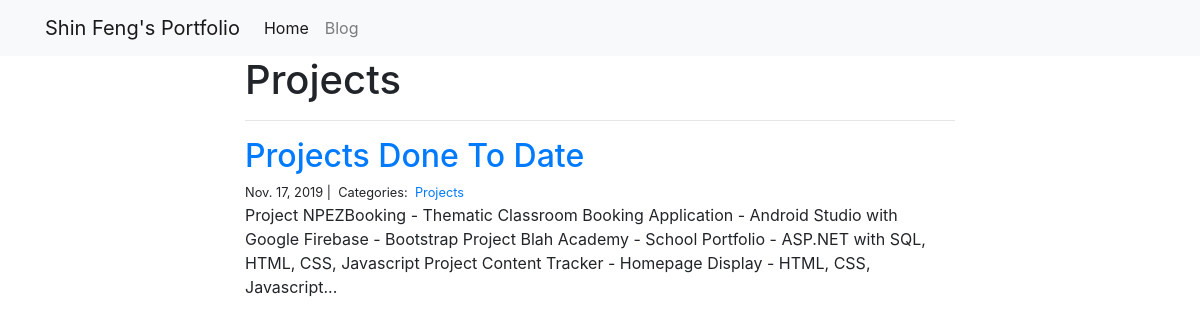
/blog/projects/, run on an earlier commit of the app's database.
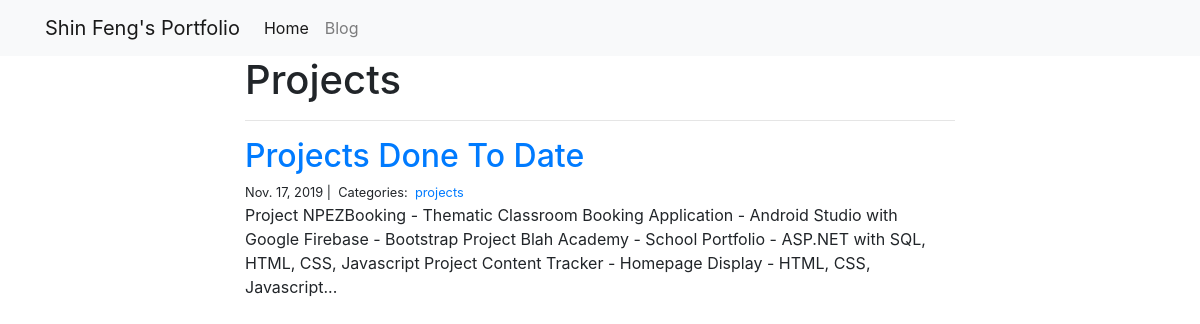
And on a later commit of the database.
### blog/models.py (models this page shows)
class Category(models.Model):
    name = models.CharField(max_length=25)

### blog/views.py (the view)
# urls.py: path("<category>/", views.blog_category, name="blog_category"),
def blog_category(request, category):
    posts = Post.objects.filter(
        categories__name__contains=category
    ).order_by(
        '-created_on'
    )
    context = {
        "category": category,
        "posts": posts
    }
    return render(request, "blog_category.html", context)

### blog/templates/blog_category.html
{% extends "base.html" %}
{% block page_content %}
<div class="col-md-8 offset-md-2">
    <h1>{{ category | title }}</h1>
    <hr>
    {% for post in posts %}
    <h2><a href="{% url 'blog_detail' post.pk%}">{{ post.title }}</a></h2>
    <small>
        {{ post.created_on.date }} |&nbsp;
        Categories:&nbsp;
        {% for category in post.categories.all %}
        <a href="{% url 'blog_category' category.name %}">
            {{ category.name }}
        </a>&nbsp;
        {% endfor %}
    </small>
    <p>{{ post.body | slice:":400" }}...</p>
    {% endfor %}
</div>
{% endblock %}

What changed in the data, as far as the page shows it:
changed Category "Projects": name "Projects" → "projects"
